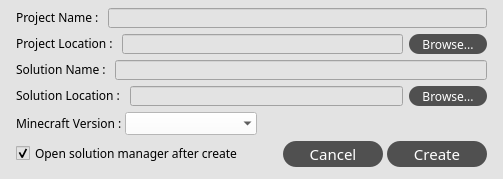
              <widget class="QWidget" name="widget" native="true">
               <property name="sizePolicy">
                <sizepolicy hsizetype="Preferred" vsizetype="Preferred">
                 <horstretch>0</horstretch>
                 <verstretch>2</verstretch>
                </sizepolicy>
               </property>
               <property name="minimumSize">
                <size>
                 <width>0</width>
                 <height>0</height>
                </size>
               </property>
               <property name="font">
                <font>
                 <family>方正黑体简体</family>
                 <pointsize>10</pointsize>
                </font>
               </property>
               <property name="styleSheet">
                <string notr="true">background-color: rgb(227, 227, 227);</string>
               </property>
               <layout class="QVBoxLayout" name="verticalLayout_3">
                <property name="leftMargin">
                 <number>16</number>
                </property>
                <property name="topMargin">
                 <number>8</number>
                </property>
                <property name="rightMargin">
                 <number>16</number>
                </property>
                <property name="bottomMargin">
                 <number>12</number>
                </property>
                <item>
                 <widget class="QWidget" name="widget_ProjectName" native="true">
                  <property name="sizePolicy">
                   <sizepolicy hsizetype="Preferred" vsizetype="Fixed">
                    <horstretch>0</horstretch>
                    <verstretch>0</verstretch>
                   </sizepolicy>
                  </property>
                  <layout class="QHBoxLayout" name="horizontalLayout_6">
                   <property name="leftMargin">
                    <number>0</number>
                   </property>
                   <property name="topMargin">
                    <number>0</number>
                   </property>
                   <property name="rightMargin">
                    <number>0</number>
                   </property>
                   <property name="bottomMargin">
                    <number>0</number>
                   </property>
                   <item>
                    <widget class="QLabel" name="label_9">
                     <property name="sizePolicy">
                      <sizepolicy hsizetype="Preferred" vsizetype="Fixed">
                       <horstretch>0</horstretch>
                       <verstretch>0</verstretch>
                      </sizepolicy>
                     </property>
                     <property name="font">
                      <font>
                       <family>方正黑体简体</family>
                      </font>
                     </property>
                     <property name="text">
                      <string>Project Name : </string>
                     </property>
                    </widget>
                   </item>
                   <item>
                    <widget class="QLineEdit" name="lineEdit_ProjectName">
                     <property name="minimumSize">
                      <size>
                       <width>0</width>
                       <height>20</height>
                      </size>
                     </property>
                     <property name="maximumSize">
                      <size>
                       <width>16777215</width>
                       <height>20</height>
                      </size>
                     </property>
                     <property name="text">
                      <string/>
                     </property>
                     <property name="cursorMoveStyle">
                      <enum>Qt::LogicalMoveStyle</enum>
                     </property>
                    </widget>
                   </item>
                  </layout>
                 </widget>
                </item>
                <item>
                 <widget class="QWidget" name="widget_ProjectLocation" native="true">
                  <property name="sizePolicy">
                   <sizepolicy hsizetype="Preferred" vsizetype="Fixed">
                    <horstretch>0</horstretch>
                    <verstretch>0</verstretch>
                   </sizepolicy>
                  </property>
                  <layout class="QHBoxLayout" name="horizontalLayout_7">
                   <property name="leftMargin">
                    <number>0</number>
                   </property>
                   <property name="topMargin">
                    <number>0</number>
                   </property>
                   <property name="rightMargin">
                    <number>0</number>
                   </property>
                   <property name="bottomMargin">
                    <number>0</number>
                   </property>
                   <item>
                    <widget class="QLabel" name="label_12">
                     <property name="sizePolicy">
                      <sizepolicy hsizetype="Preferred" vsizetype="Fixed">
                       <horstretch>0</horstretch>
                       <verstretch>0</verstretch>
                      </sizepolicy>
                     </property>
                     <property name="font">
                      <font>
                       <family>方正黑体简体</family>
                      </font>
                     </property>
                     <property name="text">
                      <string>Project Location : </string>
                     </property>
                    </widget>
                   </item>
                   <item>
                    <widget class="QLineEdit" name="lineEdit_ProjectLocation">
                     <property name="minimumSize">
                      <size>
                       <width>0</width>
                       <height>20</height>
                      </size>
                     </property>
                     <property name="maximumSize">
                      <size>
                       <width>16777215</width>
                       <height>20</height>
                      </size>
                     </property>
                     <property name="cursorMoveStyle">
                      <enum>Qt::LogicalMoveStyle</enum>
                     </property>
                    </widget>
                   </item>
                   <item>
                    <widget class="QPushButton" name="pushButton_ProjectLocationBrowseButton">
                     <property name="sizePolicy">
                      <sizepolicy hsizetype="Fixed" vsizetype="Fixed">
                       <horstretch>0</horstretch>
                       <verstretch>0</verstretch>
                      </sizepolicy>
                     </property>
                     <property name="minimumSize">
                      <size>
                       <width>78</width>
                       <height>20</height>
                      </size>
                     </property>
                     <property name="maximumSize">
                      <size>
                       <width>16777215</width>
                       <height>20</height>
                      </size>
                     </property>
                     <property name="font">
                      <font>
                       <family>方正黑体简体</family>
                      </font>
                     </property>
                     <property name="styleSheet">
                      <string notr="true">QPushButton{
background: rgb(80, 80, 80);
color: rgb(255, 255, 255);
border-radius: 10px;
padding: 3px 8px 3px 8px;
}

QPushButton:hover{
background: rgb(100, 100, 100);
}</string>
                     </property>
                     <property name="text">
                      <string>Browse...</string>
                     </property>
                     <property name="autoDefault">
                      <bool>false</bool>
                     </property>
                     <property name="flat">
                      <bool>true</bool>
                     </property>
                    </widget>
                   </item>
                  </layout>
                 </widget>
                </item>
                <item>
                 <widget class="QWidget" name="widget_SolutionName" native="true">
                  <property name="sizePolicy">
                   <sizepolicy hsizetype="Preferred" vsizetype="Fixed">
                    <horstretch>0</horstretch>
                    <verstretch>0</verstretch>
                   </sizepolicy>
                  </property>
                  <layout class="QHBoxLayout" name="horizontalLayout_8">
                   <property name="leftMargin">
                    <number>0</number>
                   </property>
                   <property name="topMargin">
                    <number>0</number>
                   </property>
                   <property name="rightMargin">
                    <number>0</number>
                   </property>
                   <property name="bottomMargin">
                    <number>0</number>
                   </property>
                   <item>
                    <widget class="QLabel" name="label_13">
                     <property name="sizePolicy">
                      <sizepolicy hsizetype="Preferred" vsizetype="Fixed">
                       <horstretch>0</horstretch>
                       <verstretch>0</verstretch>
                      </sizepolicy>
                     </property>
                     <property name="font">
                      <font>
                       <family>方正黑体简体</family>
                      </font>
                     </property>
                     <property name="text">
                      <string>Solution Name : </string>
                     </property>
                    </widget>
                   </item>
                   <item>
                    <widget class="QLineEdit" name="lineEdit_SolutionName">
                     <property name="minimumSize">
                      <size>
                       <width>0</width>
                       <height>20</height>
                      </size>
                     </property>
                     <property name="maximumSize">
                      <size>
                       <width>16777215</width>
                       <height>20</height>
                      </size>
                     </property>
                     <property name="cursorMoveStyle">
                      <enum>Qt::LogicalMoveStyle</enum>
                     </property>
                    </widget>
                   </item>
                  </layout>
                 </widget>
                </item>
                <item>
                 <widget class="QWidget" name="widget_SolutionLocation" native="true">
                  <property name="sizePolicy">
                   <sizepolicy hsizetype="Preferred" vsizetype="Fixed">
                    <horstretch>0</horstretch>
                    <verstretch>0</verstretch>
                   </sizepolicy>
                  </property>
                  <layout class="QHBoxLayout" name="horizontalLayout_12">
                   <property name="leftMargin">
                    <number>0</number>
                   </property>
                   <property name="topMargin">
                    <number>0</number>
                   </property>
                   <property name="rightMargin">
                    <number>0</number>
                   </property>
                   <property name="bottomMargin">
                    <number>0</number>
                   </property>
                   <item>
                    <widget class="QLabel" name="label_14">
                     <property name="sizePolicy">
                      <sizepolicy hsizetype="Preferred" vsizetype="Fixed">
                       <horstretch>0</horstretch>
                       <verstretch>0</verstretch>
                      </sizepolicy>
                     </property>
                     <property name="font">
                      <font>
                       <family>方正黑体简体</family>
                      </font>
                     </property>
                     <property name="text">
                      <string>Solution Location : </string>
                     </property>
                    </widget>
                   </item>
                   <item>
                    <widget class="QLineEdit" name="lineEdit_SolutionLocation">
                     <property name="minimumSize">
                      <size>
                       <width>0</width>
                       <height>20</height>
                      </size>
                     </property>
                     <property name="maximumSize">
                      <size>
                       <width>16777215</width>
                       <height>20</height>
                      </size>
                     </property>
                     <property name="cursorMoveStyle">
                      <enum>Qt::LogicalMoveStyle</enum>
                     </property>
                    </widget>
                   </item>
                   <item>
                    <widget class="QPushButton" name="pushButton_SolutionLocationBrowseButton">
                     <property name="minimumSize">
                      <size>
                       <width>78</width>
                       <height>20</height>
                      </size>
                     </property>
                     <property name="maximumSize">
                      <size>
                       <width>16777215</width>
                       <height>20</height>
                      </size>
                     </property>
                     <property name="font">
                      <font>
                       <family>方正黑体简体</family>
                      </font>
                     </property>
                     <property name="styleSheet">
                      <string notr="true">QPushButton{
background: rgb(80, 80, 80);
color: rgb(255, 255, 255);
border-radius: 10px;
padding: 3px 8px 3px 8px;
}

QPushButton:hover{
background: rgb(100, 100, 100);
}</string>
                     </property>
                     <property name="text">
                      <string>Browse...</string>
                     </property>
                     <property name="autoDefault">
                      <bool>false</bool>
                     </property>
                     <property name="flat">
                      <bool>true</bool>
                     </property>
                    </widget>
                   </item>
                  </layout>
                 </widget>
                </item>
                <item>
                 <widget class="QWidget" name="widget_Minecraft" native="true">
                  <property name="sizePolicy">
                   <sizepolicy hsizetype="Preferred" vsizetype="Fixed">
                    <horstretch>0</horstretch>
                    <verstretch>0</verstretch>
                   </sizepolicy>
                  </property>
                  <layout class="QHBoxLayout" name="layout_Minecraft">
                   <property name="spacing">
                    <number>0</number>
                   </property>
                   <property name="leftMargin">
                    <number>0</number>
                   </property>
                   <property name="topMargin">
                    <number>0</number>
                   </property>
                   <property name="rightMargin">
                    <number>0</number>
                   </property>
                   <property name="bottomMargin">
                    <number>0</number>
                   </property>
                   <item>
                    <widget class="QLabel" name="label_MinecraftVersion">
                     <property name="sizePolicy">
                      <sizepolicy hsizetype="Fixed" vsizetype="Fixed">
                       <horstretch>0</horstretch>
                       <verstretch>0</verstretch>
                      </sizepolicy>
                     </property>
                     <property name="font">
                      <font>
                       <family>方正黑体简体</family>
                      </font>
                     </property>
                     <property name="text">
                      <string>Minecraft Version : </string>
                     </property>
                    </widget>
                   </item>
                   <item>
                    <widget class="QComboBox" name="comboBox_MinecraftVersion">
                     <property name="sizePolicy">
                      <sizepolicy hsizetype="Minimum" vsizetype="Fixed">
                       <horstretch>0</horstretch>
                       <verstretch>0</verstretch>
                      </sizepolicy>
                     </property>
                     <property name="minimumSize">
                      <size>
                       <width>132</width>
                       <height>0</height>
                      </size>
                     </property>
                     <property name="font">
                      <font>
                       <family>方正黑体简体</family>
                       <weight>50</weight>
                       <italic>false</italic>
                       <bold>false</bold>
                      </font>
                     </property>
                     <property name="styleSheet">
                      <string notr="true">background-color: rgb(255, 255, 255);</string>
                     </property>
                     <property name="editable">
                      <bool>false</bool>
                     </property>
                     <property name="currentText">
                      <string/>
                     </property>
                     <property name="frame">
                      <bool>false</bool>
                     </property>
                    </widget>
                   </item>
                   <item>
                    <spacer name="horizontalSpacer_2">
                     <property name="orientation">
                      <enum>Qt::Horizontal</enum>
                     </property>
                     <property name="sizeHint" stdset="0">
                      <size>
                       <width>40</width>
                       <height>20</height>
                      </size>
                     </property>
                    </spacer>
                   </item>
                  </layout>
                 </widget>
                </item>
                <item>
                 <spacer name="verticalSpacer_ProjectOptions">
                  <property name="orientation">
                   <enum>Qt::Vertical</enum>
                  </property>
                  <property name="sizeType">
                   <enum>QSizePolicy::Fixed</enum>
                  </property>
                  <property name="sizeHint" stdset="0">
                   <size>
                    <width>20</width>
                    <height>0</height>
                   </size>
                  </property>
                 </spacer>
                </item>
                <item>
                 <widget class="QWidget" name="widget_ProjectOperate" native="true">
                  <property name="sizePolicy">
                   <sizepolicy hsizetype="Preferred" vsizetype="Fixed">
                    <horstretch>0</horstretch>
                    <verstretch>0</verstretch>
                   </sizepolicy>
                  </property>
                  <layout class="QHBoxLayout" name="horizontalLayout_2">
                   <property name="spacing">
                    <number>0</number>
                   </property>
                   <property name="leftMargin">
                    <number>0</number>
                   </property>
                   <property name="topMargin">
                    <number>0</number>
                   </property>
                   <property name="rightMargin">
                    <number>0</number>
                   </property>
                   <property name="bottomMargin">
                    <number>0</number>
                   </property>
                   <item>
                    <widget class="QCheckBox" name="checkBox_2">
                     <property name="enabled">
                      <bool>true</bool>
                     </property>
                     <property name="font">
                      <font>
                       <family>方正黑体简体</family>
                      </font>
                     </property>
                     <property name="styleSheet">
                      <string notr="true"/>
                     </property>
                     <property name="text">
                      <string>Open solution manager after create</string>
                     </property>
                     <property name="checkable">
                      <bool>true</bool>
                     </property>
                     <property name="checked">
                      <bool>true</bool>
                     </property>
                    </widget>
                   </item>
                   <item>
                    <spacer name="horizontalSpacer">
                     <property name="orientation">
                      <enum>Qt::Horizontal</enum>
                     </property>
                     <property name="sizeHint" stdset="0">
                      <size>
                       <width>40</width>
                       <height>20</height>
                      </size>
                     </property>
                    </spacer>
                   </item>
                   <item>
                    <layout class="QHBoxLayout" name="horizontalLayout_14">
                     <property name="spacing">
                      <number>4</number>
                     </property>
                     <item>
                      <widget class="QPushButton" name="cancelButton">
                       <property name="sizePolicy">
                        <sizepolicy hsizetype="Minimum" vsizetype="Fixed">
                         <horstretch>0</horstretch>
                         <verstretch>0</verstretch>
                        </sizepolicy>
                       </property>
                       <property name="minimumSize">
                        <size>
                         <width>100</width>
                         <height>26</height>
                        </size>
                       </property>
                       <property name="maximumSize">
                        <size>
                         <width>16777215</width>
                         <height>26</height>
                        </size>
                       </property>
                       <property name="font">
                        <font>
                         <family>方正黑体简体</family>
                         <pointsize>11</pointsize>
                        </font>
                       </property>
                       <property name="styleSheet">
                        <string notr="true">QPushButton{
background: rgb(80, 80, 80);
color: rgb(255, 255, 255);
border-radius: 13px;
padding: 6px 20px 6px 20px;
}

QPushButton:hover{
background: rgb(100, 100, 100);
}</string>
                       </property>
                       <property name="text">
                        <string>Cancel</string>
                       </property>
                       <property name="autoDefault">
                        <bool>false</bool>
                       </property>
                       <property name="flat">
                        <bool>true</bool>
                       </property>
                      </widget>
                     </item>
                     <item>
                      <widget class="QPushButton" name="pushButton_Create">
                       <property name="enabled">
                        <bool>true</bool>
                       </property>
                       <property name="sizePolicy">
                        <sizepolicy hsizetype="Minimum" vsizetype="Fixed">
                         <horstretch>0</horstretch>
                         <verstretch>0</verstretch>
                        </sizepolicy>
                       </property>
                       <property name="minimumSize">
                        <size>
                         <width>100</width>
                         <height>26</height>
                        </size>
                       </property>
                       <property name="maximumSize">
                        <size>
                         <width>16777215</width>
                         <height>26</height>
                        </size>
                       </property>
                       <property name="font">
                        <font>
                         <family>方正黑体简体</family>
                         <pointsize>11</pointsize>
                        </font>
                       </property>
                       <property name="styleSheet">
                        <string notr="true">QPushButton{
background: rgb(80, 80, 80);
color: rgb(255, 255, 255);
border-radius: 13px;
padding: 6px 20px 6px 20px;
}

QPushButton:hover{
background: rgb(100, 100, 100);
}

QPushButton:disabled{
background: rgb(150, 150, 150);
}</string>
                       </property>
                       <property name="text">
                        <string>Create</string>
                       </property>
                       <property name="autoDefault">
                        <bool>false</bool>
                       </property>
                       <property name="flat">
                        <bool>true</bool>
                       </property>
                      </widget>
                     </item>
                    </layout>
                   </item>
                  </layout>
                 </widget>
                </item>
               </layout>
              </widget>
